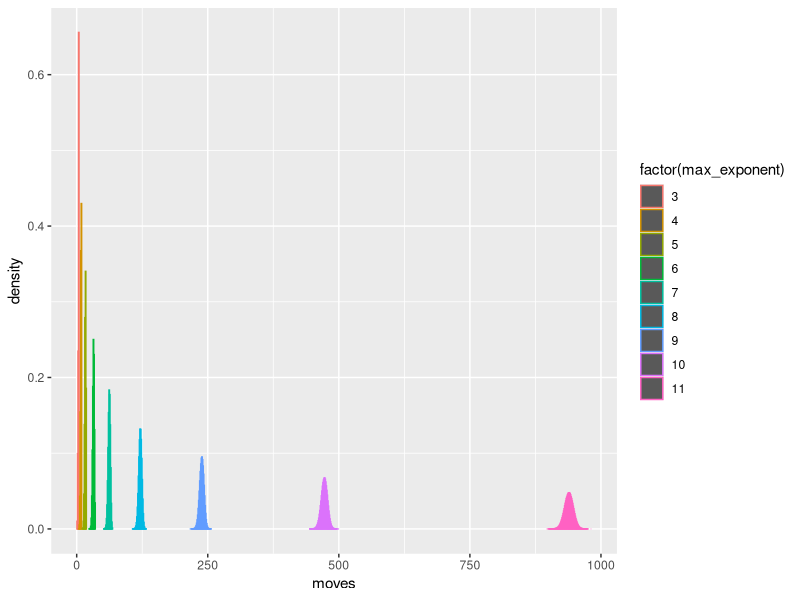
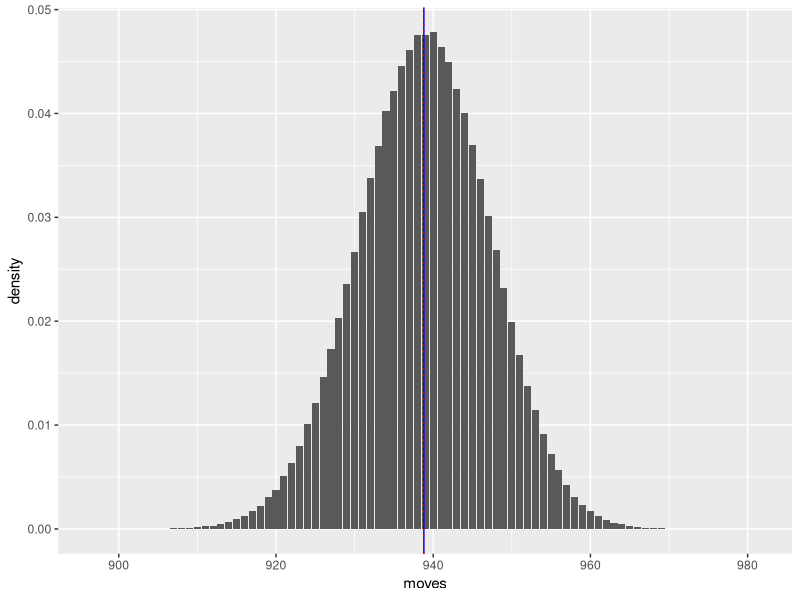
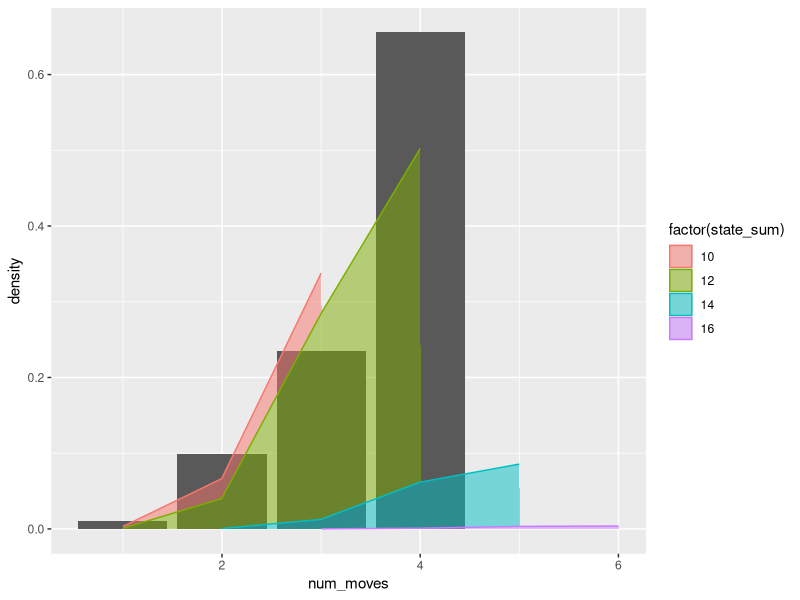

Generate these figures, in order, with R:
library(ggplot2)

movesHistogram <- read.csv('moves_histogram.csv')

numTrials <- aggregate(frequency ~ max_exponent, movesHistogram, sum)
names(numTrials) <- c('max_exponent', 'num_trials')

movesHistogram <- transform(
  merge(movesHistogram, numTrials, by = 'max_exponent', sort = TRUE),
  density = frequency / num_trials)

# Calculate the empirical mean and variance
movesMeanVariance <- local({
  movesMean <-
    aggregate(density * moves ~ max_exponent, movesHistogram, sum)
  names(movesMean) <- c('max_exponent', 'moves_mean')
  movesVariance <- aggregate(
    density * (moves - moves_mean)^2 ~ max_exponent,
    merge(movesHistogram, movesMean, by = 'max_exponent', sort = TRUE),
    sum
  )
  names(movesVariance) <- c('max_exponent', 'moves_variance')
  merge(movesMean, movesVariance, sort = TRUE)
})
movesMeanVariance

# Check against the calculated mean and variance.
# As expected, there is one extra step in the simulation results, because of
# the move from pre-start state to start state.
expectedSteps <- read.csv('expected_steps.csv')
expectedStepsFromStart <- subset(expectedSteps, state == '[]')

transform(
  merge(movesMeanVariance, expectedStepsFromStart),
  error_mean = moves_mean - expected_steps,
  error_variance = moves_variance - variance_steps)

#
# Summary: not all that easy to read.
#

ggplot(
  movesHistogram,
  aes(moves, density)) +
  geom_bar(aes(color = factor(max_exponent)), stat = 'identity')

#
# Just the game to 2048.
#

plotMovesHistogram <- function (maxExponent) {
  expectedMean <- subset(
    expectedStepsFromStart, max_exponent == maxExponent)$expected_steps - 1
  empiricalMean <- subset(
    movesMeanVariance, max_exponent == maxExponent)$moves_mean
  ggplot(
    subset(movesHistogram, max_exponent == maxExponent),
    aes(moves, density)) +
    geom_bar(stat = 'identity') +
    geom_vline(xintercept = expectedMean, color = 'blue') +
    geom_vline(xintercept = empiricalMean, color = 'red', linetype = 'dotted')
}
plotMovesHistogram(11)

#
# Binomial mixture idea. First, we need win states and weights.
#

parseState <- function (state) {
  values <- strsplit(as.character(state), '\\D+')[[1]]
  values <- values[2:length(values)]
  as.numeric(values)
}
parseState('[2, 2, 16, 16, 2048]')

absorbingProbabilities <- transform(
  read.csv('absorbing_probabilities.csv'),
  state_sum = sapply(state, function (s) sum(parseState(s)))
)

sumProbabilities <- aggregate(
  probability ~ max_exponent + state_sum,
  absorbingProbabilities, sum
)
sumProbabilities

# check that probabilities sum to 1
aggregate(probability ~ max_exponent, sumProbabilities, sum)

#
# Create the joint distribution of the number of moves and the sum of the values
# after that number of moves. This is binomial:
#
# P(M = m, S = s) = B(s / 2 - m, m, p)
#
# Since, in m moves, we accumulate 2m for sure, plus 2 for each success (i.e.
# we get a 4). That is, the sum is 2m + 2k, so if k = s/2 - m, the sum is
# 2m + s - 2m = s.
#
makeBinomialJoint <- function () {
  p <- 0.1
  do.call(rbind, lapply(3:11, function (maxExponent) {
    stateSums <- subset(sumProbabilities, max_exponent == maxExponent)$state_sum
    do.call(rbind, lapply(stateSums, function (stateSum) {
      maxMoves <- stateSum / 2
      minMoves <- ceiling(maxMoves / 2)
      numMoves <- seq(minMoves, maxMoves)
      data.frame(
        max_exponent = maxExponent,
        num_moves = numMoves,
        state_sum = stateSum,
        probability = dbinom(stateSum / 2 - numMoves, numMoves, p)
      )
    }))
  }))
}
binomialJoint <- makeBinomialJoint()
head(binomialJoint)

#
# We want P(M = m | S = s), which we can find from the joint distribution and
# the marginal distribution of S by
#
# P(M = m | S = s) = P(M = m, S = s) / P(S = s)
#

binomialStateSumMargin <- aggregate(
  probability ~ max_exponent + state_sum,
  binomialJoint,
  sum)

binomialMoveGivenSum <- transform(
  merge(binomialJoint, binomialStateSumMargin,
    by = c('max_exponent', 'state_sum'),
    suffixes = c('_joint', '_state_sum_margin')),
  probability_moves_given_sum = probability_joint / probability_state_sum_margin
)[, c('max_exponent', 'state_sum', 'num_moves', 'probability_moves_given_sum')]
head(binomialMoveGivenSum)

#
# Finally, if we let W be the event that we've won, we have P(S = s | W) from
# the absorption probabilities of the Markov chain.
#
# Want P(M = m, S = s | W) = P(M = m | S = s, W) * P(S = s | W)
# P(MS|W) = P(M|SW)P(S|W)
# P(M|SW) = P(M|S) because M and W are conditionally independent given S.
#
# Is an absorbing probability P(S|W)? We know we are going to be absorbed, so
# it's just a question of which state. We've then aggregated up by sum, so I
# think yes, P(S|W) is an absorbing probability.

weightedMixture <- transform(
  merge(
    binomialMoveGivenSum, sumProbabilities,
    by = c('max_exponent', 'state_sum')),
  density = probability_moves_given_sum * probability
)[, c('max_exponent', 'state_sum', 'num_moves', 'density')]
head(weightedMixture)

local({
  maxExponent <- 3
  ggplot(
    subset(weightedMixture, max_exponent == maxExponent & density > 1e-6),
    aes(num_moves, density)) +
    geom_bar(
      aes(x = moves),
      data = subset(movesHistogram, max_exponent == maxExponent),
      stat = 'identity') +
    geom_area(
      aes(x = num_moves - 2,
        color = factor(state_sum),
        fill = factor(state_sum)),
      position = 'stack', alpha = 0.5)
})
